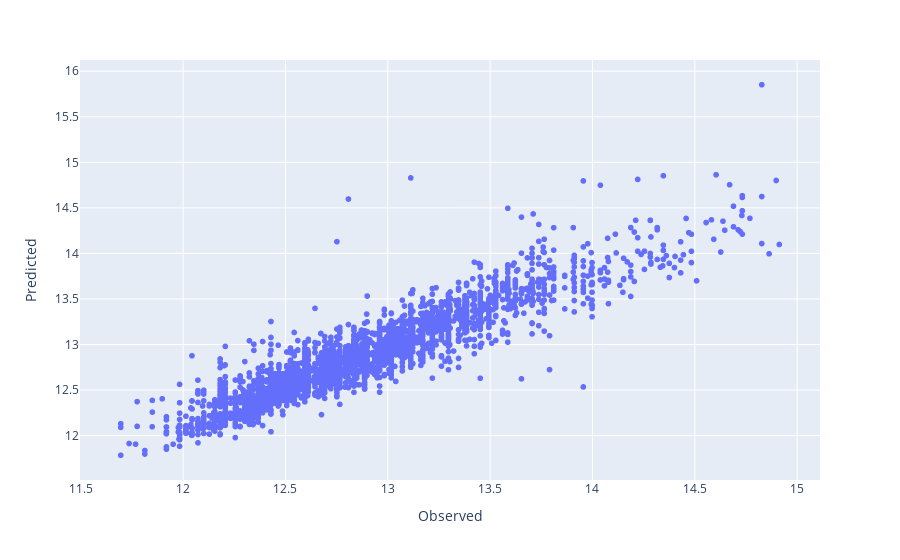

Write notebook code for a chart like this one.
### Code cell
mlp_linreg = MLpipeline(df_ads)

parametersGrid = {}

mlp_linreg.set_estimator(LinearRegression(), 
                         parametersGrid, xlist,
                         numeric_features, categorical_features)
mlp_linreg.run()

### Figure 1 — Plotly figure (JSON) as saved in the notebook; plotly's stock layout.template omitted (floating-point values rounded to 4 significant figures; data arrays with more than 128 entries replaced by an {"elided": "..."} marker saying what was removed)
{"data": [{"hoverlabel": {"namelength": 0}, "hovertemplate": "Observed=%{x}<br>Predicted=%{y}", "legendgroup": "", "marker": {"color": "#636efa", "symbol": "circle"}, "mode": "markers", "name": "", "showlegend": false, "type": "scattergl", "x": {"elided": "3200 float values"}, "xaxis": "x", "y": {"elided": "3200 float values"}, "yaxis": "y"}], "layout": {"legend": {"tracegroupgap": 0}, "margin": {"t": 60}, "xaxis": {"anchor": "y", "domain": [0, 1], "title": {"text": "Observed"}}, "yaxis": {"anchor": "x", "domain": [0, 1], "title": {"text": "Predicted"}}}}
